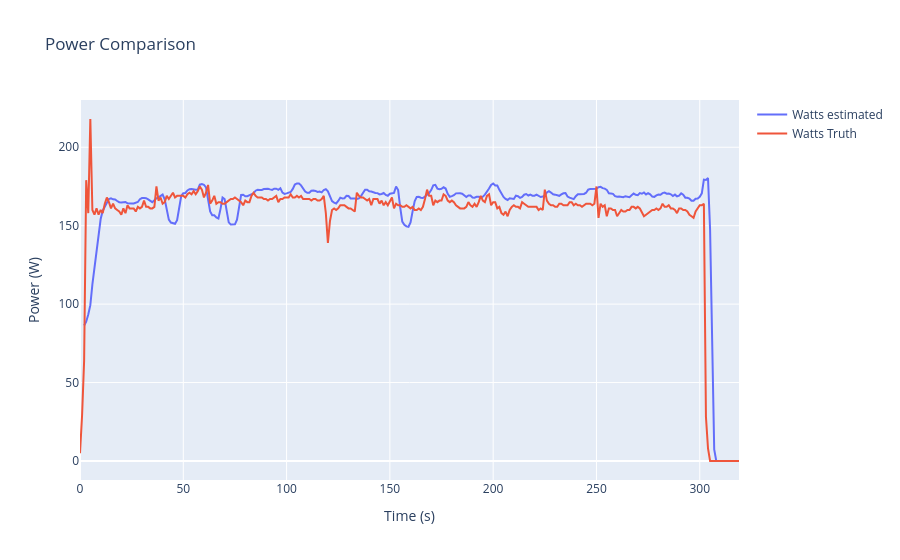

The notebook cell this image was saved under:
### Code cell
fig = go.Figure()

# Estimated power
fig.add_trace(go.Scatter(
    x=stroke_power_per_sec["second"],
    y=stroke_power_per_sec["watts_est"],
    mode='lines',
    name='Watts estimated'
))

# Truth data (if time aligned)

fig.add_trace(go.Scatter(
    x=truth_dataframe["Time"],
    y=truth_dataframe["Watts"],
    mode='lines',
    name='Watts Truth'
))


fig.update_layout(
    title="Power Comparison",
    xaxis_title="Time (s)",
    yaxis_title="Power (W)",
)

fig.show()

### Figure 1 — Plotly figure (JSON) as saved in the notebook; plotly's stock layout.template omitted (floating-point values rounded to 4 significant figures; data arrays with more than 128 entries replaced by an {"elided": "..."} marker saying what was removed)
{"data": [{"mode": "lines", "name": "Watts estimated", "type": "scatter", "x": {"elided": "317 int values"}, "y": {"elided": "317 float values"}}, {"mode": "lines", "name": "Watts Truth", "type": "scatter", "x": {"elided": "320 float values"}, "y": {"elided": "320 int values"}}], "layout": {"title": {"text": "Power Comparison"}, "xaxis": {"title": {"text": "Time (s)"}}, "yaxis": {"title": {"text": "Power (W)"}}}}
